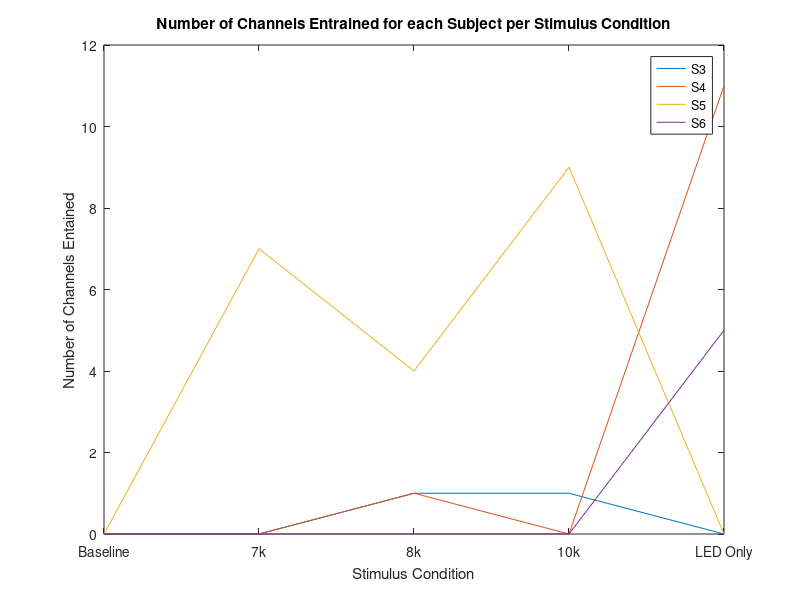

Reproduce this figure in MATLAB.
function [stims,y] = plotEntrPerStim()
%UNTITLED2 Summary of this function goes here
%   Detailed explanation goes here
close all
stims = {'Baseline','7k','8k','10k','LED Only'};
% y = [0 10 5];
% z = [0 10 5; 2 3 4]';
S3 = [0 0 1 1 0];
S4 = [0 0 1 0 11];
S5 = [0 7 4 9 0];
S6 = [0 0 0 0 5];
subjects = {'S3','S4','S5','S6'};
%     hold on;
       plot(S3)
       hold on;
       plot(S4)
       plot(S5)
       plot(S6)
%        bar([neworder{:,2}])
       set(gca, 'XTick', 1:5, 'XTickLabel',stims);
       xlabel('Stimulus Condition');
       ylabel('Number of Channels Entained');
       title('Number of Channels Entrained for each Subject per Stimulus Condition');
       legend(subjects);
       %        hold off;
% plot(x,y)
end

